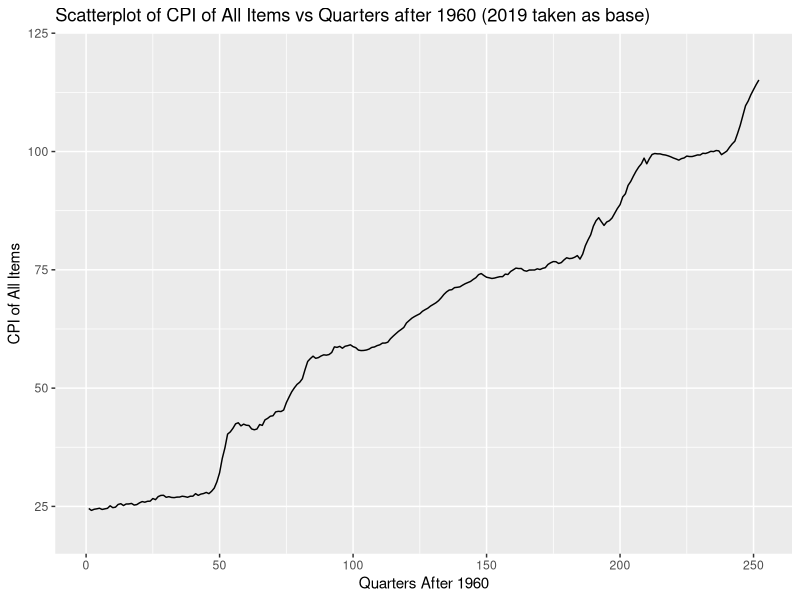
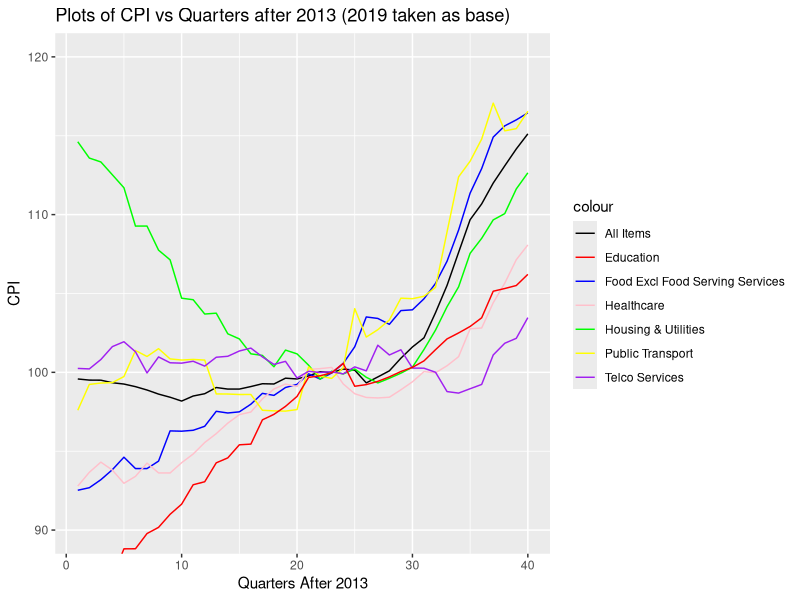
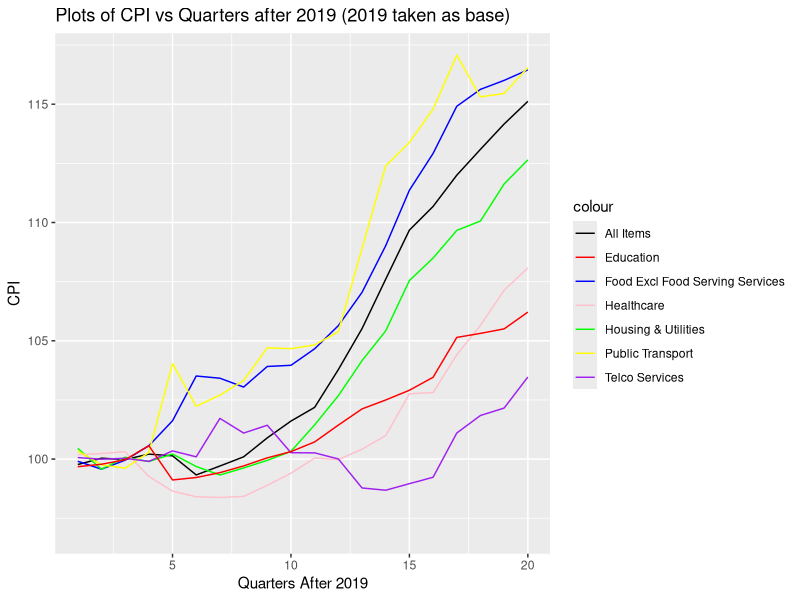

Write the R code that produced these figures, in order.
library(ggplot2)
setwd("/home/marcus/repos/cpi-singapore")
data <- read.csv("ConsumerPriceIndexCPI2019AsBaseYearQuarterly.csv")
#data for CPI of All Items from 1961 to 2023
genData <- as.data.frame(t(data[1, 2:253]))
genData
i = 252
add <- c()
while (i>0) {
  add <- append(add, i)
  i <- i - 1
}
genData$QuartersAfter <- add
colnames(genData)[1] <- 'AllItems'
genData$AllItems <- as.numeric(genData$AllItems)
p1961 <- ggplot(data = genData, mapping = aes (x=QuartersAfter, y=AllItems)) + geom_line() + labs(title='Scatterplot of CPI of All Items vs Quarters after 1960 (2019 taken as base)', x='Quarters After 1960', y='CPI of All Items') + coord_cartesian(ylim=c(20,120))
print(p1961)

#data for CPI from 2014 to 2023
data2014 <- as.data.frame(t(data[c(1,3,67,84,103,113,130), 2:41]))
data2014
i = 40
add2014 <- c()
while (i>0) {
  add2014 <- append(add2014, i)
  i <- i - 1
}
add2014
data2014$QuartersAfter <- add2014
colnames(data2014)[1] <- 'AllItems'
data2014$AllItems <- as.numeric(data2014$AllItems)
colnames(data2014)[2] <- 'FoodExclServices'
data2014$FoodExclServices <- as.numeric(data2014$FoodExclServices)
colnames(data2014)[3] <- 'HousingUtilities'
data2014$HousingUtilities <- as.numeric(data2014$HousingUtilities)
colnames(data2014)[4] <- 'Healthcare'
data2014$Healthcare <- as.numeric(data2014$Healthcare)
colnames(data2014)[5] <- 'PublicTransport'
data2014$PublicTransport <- as.numeric(data2014$PublicTransport)
colnames(data2014)[6] <- 'TelcoServices'
data2014$TelcoServices <- as.numeric(data2014$TelcoServices)
colnames(data2014)[7] <- 'Education'
data2014$Education <- as.numeric(data2014$Education)
data2014
p2014 <- ggplot(data = data2014, mapping = aes (x=QuartersAfter)) +
        geom_line(aes(y=AllItems, color='All Items')) +
        geom_line(aes(y=FoodExclServices, color='Food Excl Food Serving Services')) +
        geom_line(aes(y=HousingUtilities, color='Housing & Utilities')) +
        geom_line(aes(y=Healthcare, color='Healthcare')) +
        geom_line(aes(y=PublicTransport, color='Public Transport')) +
        geom_line(aes(y=TelcoServices, color='Telco Services')) +
        geom_line(aes(y=Education, color='Education')) +
        scale_color_manual(values=c("black", "red", "blue", "pink", "green", "yellow", "purple")) +
        labs(title='Plots of CPI vs Quarters after 2013 (2019 taken as base)', x='Quarters After 2013', y='CPI') + coord_cartesian(ylim=c(90,120))
print(p2014)

#data for CPI from 2019 to 2023
data2019 <- NULL
data2019 <- data2014[1:20, 1:7]
data2019
i = 20
add2019 <- c()
while (i>0) {
  add2019 <- append(add2019, i)
  i <- i - 1
}
data2019$QuartersAfter <- add2019
data2019
p2019 <- ggplot(data = data2019, mapping = aes (x=QuartersAfter)) +
  geom_line(aes(y=AllItems, color='All Items')) +
  geom_line(aes(y=FoodExclServices, color='Food Excl Food Serving Services')) +
  geom_line(aes(y=HousingUtilities, color='Housing & Utilities')) +
  geom_line(aes(y=Healthcare, color='Healthcare')) +
  geom_line(aes(y=PublicTransport, color='Public Transport')) +
  geom_line(aes(y=TelcoServices, color='Telco Services')) +
  geom_line(aes(y=Education, color='Education')) +
  scale_color_manual(values=c("black", "red", "blue", "pink", "green", "yellow", "purple")) +
  labs(title='Plots of CPI vs Quarters after 2019 (2019 taken as base)', x='Quarters After 2019', y='CPI') + coord_cartesian(ylim=c(97,117))
print(p2019)
